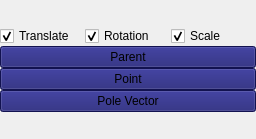
           <widget class="QWidget" name="page_control_constraints">
            <property name="geometry">
             <rect>
              <x>0</x>
              <y>0</y>
              <width>256</width>
              <height>139</height>
             </rect>
            </property>
            <attribute name="label">
             <string>Joint Control Constraints</string>
            </attribute>
            <layout class="QVBoxLayout" name="verticalLayout_20">
             <property name="spacing">
              <number>0</number>
             </property>
             <property name="leftMargin">
              <number>0</number>
             </property>
             <property name="topMargin">
              <number>0</number>
             </property>
             <property name="rightMargin">
              <number>0</number>
             </property>
             <property name="bottomMargin">
              <number>0</number>
             </property>
             <item>
              <layout class="QVBoxLayout" name="verticalLayout_19">
               <item>
                <layout class="QHBoxLayout" name="horizontalLayout_24">
                 <item>
                  <widget class="QCheckBox" name="checkBox_constrainTranslate">
                   <property name="text">
                    <string>Translate</string>
                   </property>
                   <property name="checked">
                    <bool>true</bool>
                   </property>
                  </widget>
                 </item>
                 <item>
                  <widget class="QCheckBox" name="checkBox_constrainRotation">
                   <property name="text">
                    <string>Rotation</string>
                   </property>
                   <property name="checked">
                    <bool>true</bool>
                   </property>
                  </widget>
                 </item>
                 <item>
                  <widget class="QCheckBox" name="checkBox_constrainScale">
                   <property name="text">
                    <string>Scale</string>
                   </property>
                   <property name="checked">
                    <bool>true</bool>
                   </property>
                  </widget>
                 </item>
                </layout>
               </item>
               <item>
                <widget class="QPushButton" name="btn_constrainParent">
                 <property name="styleSheet">
                  <string notr="true">QPushButton{
    background-color: midnightblue;
}</string>
                 </property>
                 <property name="text">
                  <string>Parent</string>
                 </property>
                </widget>
               </item>
               <item>
                <widget class="QPushButton" name="btn_constrainPoint">
                 <property name="styleSheet">
                  <string notr="true">QPushButton{
    background-color: midnightblue;
}</string>
                 </property>
                 <property name="text">
                  <string>Point</string>
                 </property>
                </widget>
               </item>
               <item>
                <widget class="QPushButton" name="btn_constrainPoleVector">
                 <property name="styleSheet">
                  <string notr="true">QPushButton{
    background-color: midnightblue;
}</string>
                 </property>
                 <property name="text">
                  <string>Pole Vector</string>
                 </property>
                </widget>
               </item>
              </layout>
             </item>
            </layout>
           </widget>
